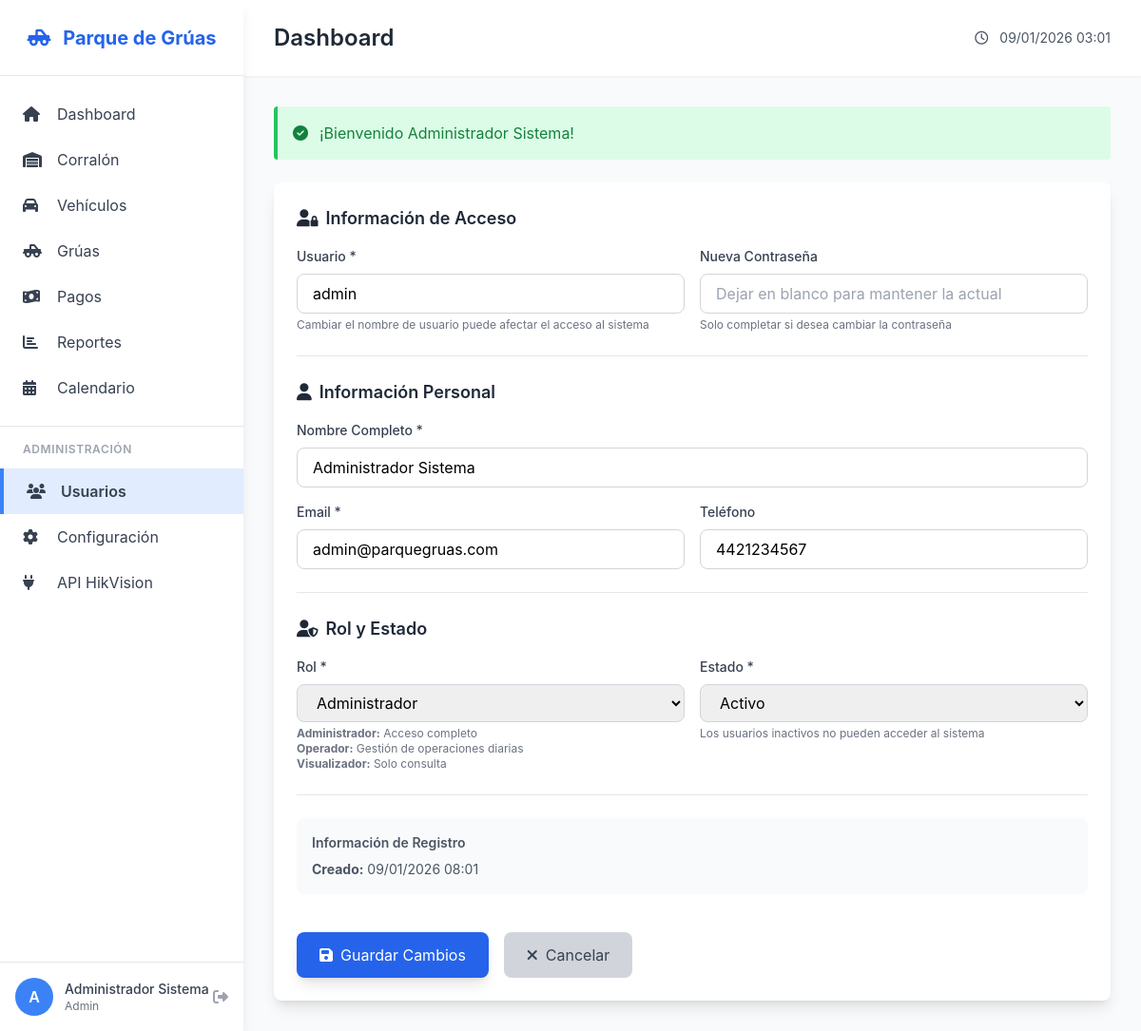
Page /users/edit/1 (signed in) on the committed database.
### tables this page shows
CREATE TABLE IF NOT EXISTS users (
    id INT AUTO_INCREMENT PRIMARY KEY,
    username VARCHAR(50) UNIQUE NOT NULL,
    password VARCHAR(255) NOT NULL,
    full_name VARCHAR(100) NOT NULL,
    email VARCHAR(100) UNIQUE NOT NULL,
    role ENUM('admin', 'operator', 'viewer') DEFAULT 'operator',
    phone VARCHAR(20),
    status ENUM('active', 'inactive') DEFAULT 'active',
    created_at TIMESTAMP DEFAULT CURRENT_TIMESTAMP,
    updated_at TIMESTAMP DEFAULT CURRENT_TIMESTAMP ON UPDATE CURRENT_TIMESTAMP
);

### app/controllers/UsersController.php (called while the page is built, shortened)
<?php
require_once __DIR__ . '/Controller.php';
class UsersController extends Controller {
    public function edit($id) {
        $userModel = $this->model('User');
        $user = $userModel->getById($id);
        require_once __DIR__ . '/../views/users/edit.php';
        require_once __DIR__ . '/../views/layouts/main.php';
    }
}

### config/Router.php (called while the page is built, shortened)
<?php
class Router {
    private $controller = 'DashboardController';
    private $method = 'index';
    public function __construct() {
        $url = $this->parseUrl();
        $controllerName = ucfirst($url[0]) . 'Controller';
        $controllerPath = __DIR__ . '/../app/controllers/' . $controllerName . '.php';
        if (file_exists($controllerPath)) {
            $this->controller = $controllerName;
            unset($url[0]);
        }
        if (isset($url[1])) {
            if (method_exists($this->controller, $url[1])) {
                $this->method = $url[1];
                unset($url[1]);
            }
        }
        $this->params = $url ? array_values($url) : [];
        call_user_func_array([$this->controller, $this->method], $this->params);
    }
    private function parseUrl() {
        if (isset($_GET['url'])) {
            $url = rtrim($_GET['url'], '/');
            $url = filter_var($url, FILTER_SANITIZE_URL);
            $url = explode('/', $url);
            return $url;
        }
        return [];
    }
    private function loadController() {
        $this->controller = new $this->controller;
    }
}

### public/index.php (called while the page is built, shortened)
<?php
require_once __DIR__ . '/../config/Database.php';
require_once __DIR__ . '/../config/Router.php';
require_once __DIR__ . '/../app/controllers/Controller.php';
require_once __DIR__ . '/../app/models/Model.php';
$router = new Router();

### app/controllers/Controller.php (called while the page is built, shortened)
<?php
class Controller {
    protected function model($model) {
        $modelPath = __DIR__ . '/../models/' . $model . '.php';
        if (file_exists($modelPath)) {
            return new $model();
        } else {
            die('El modelo ' . $model . ' no existe');
        }
    }
}

### config/Database.php (called while the page is built, shortened)
<?php
class Database {
    private static $instance = null;
    private $connection;
    private function __construct() {
        try {
            $dsn = 'mysql:host=' . DB_HOST . ';dbname=' . DB_NAME . ';charset=' . DB_CHARSET;
            $options = [
                PDO::ATTR_ERRMODE => PDO::ERRMODE_EXCEPTION,
                PDO::ATTR_DEFAULT_FETCH_MODE => PDO::FETCH_ASSOC,
                PDO::ATTR_EMULATE_PREPARES => false,
            ];
            $this->connection = new PDO($dsn, DB_USER, DB_PASS, $options);
        } catch (PDOException $e) {
            die('Error de conexión a la base de datos: ' . $e->getMessage());
        }
    }
    public static function getInstance() {
        if (self::$instance === null) {
            self::$instance = new self();
        }
        return self::$instance;
    }
    public function getConnection() {
        return $this->connection;
    }
}

### app/models/Model.php (called while the page is built, shortened)
<?php
class Model {
    protected $db;
    protected $table;
    public function __construct() {
        $this->db = Database::getInstance()->getConnection();
    }
    public function getById($id) {
        $stmt = $this->db->prepare("SELECT * FROM {$this->table} WHERE id = ?");
        $stmt->execute([$id]);
        return $stmt->fetch();
    }
}

### app/views/users/edit.php (the view, shortened to what this page needs)
<div class="bg-white rounded-lg shadow-lg p-6">
    <form method="POST" action="<?php echo BASE_URL; ?>/users/update/<?php echo $user['id']; ?>" class="space-y-6">
        <div>
            <h3 class="text-lg font-semibold text-gray-800 mb-4">
                <i class="fas fa-user-lock mr-2"></i>Información de Acceso
            </h3>
            <div class="grid grid-cols-1 md:grid-cols-2 gap-4">
                <div>
                    <label class="block text-sm font-medium text-gray-700 mb-2">Usuario *</label>
                    <input type="text" name="username" required
                           value="<?php echo htmlspecialchars($user['username']); ?>"
                           class="w-full px-4 py-2 border border-gray-300 rounded-lg focus:ring-2 focus:ring-blue-500"
                           placeholder="Nombre de usuario">
                    <p class="text-xs text-gray-500 mt-1">Cambiar el nombre de usuario puede afectar el acceso al sistema</p>
                </div>
                <div>
                    <label class="block text-sm font-medium text-gray-700 mb-2">Nueva Contraseña</label>
                    <input type="password" name="password"
                           class="w-full px-4 py-2 border border-gray-300 rounded-lg focus:ring-2 focus:ring-blue-500"
                           placeholder="Dejar en blanco para mantener la actual">
                    <p class="text-xs text-gray-500 mt-1">Solo completar si desea cambiar la contraseña</p>
                </div>
            </div>
        </div>
        <div class="border-t pt-6">
            <h3 class="text-lg font-semibold text-gray-800 mb-4">
                <i class="fas fa-user mr-2"></i>Información Personal
            </h3>
            <div class="grid grid-cols-1 md:grid-cols-2 gap-4">
                <div class="md:col-span-2">
                    <label class="block text-sm font-medium text-gray-700 mb-2">Nombre Completo *</label>
                    <input type="text" name="full_name" required
                           value="<?php echo htmlspecialchars($user['full_name']); ?>"
                           class="w-full px-4 py-2 border border-gray-300 rounded-lg focus:ring-2 focus:ring-blue-500"
                           placeholder="Nombre completo del usuario">
                </div>
                <div>
                    <label class="block text-sm font-medium text-gray-700 mb-2">Email *</label>
                    <input type="email" name="email" required
                           value="<?php echo htmlspecialchars($user['email']); ?>"
                           class="w-full px-4 py-2 border border-gray-300 rounded-lg focus:ring-2 focus:ring-blue-500"
                           placeholder="correo@ejemplo.com">
                </div>
                <div>
                    <label class="block text-sm font-medium text-gray-700 mb-2">Teléfono</label>
                    <input type="text" name="phone"
                           value="<?php echo htmlspecialchars($user['phone']); ?>"
                           class="w-full px-4 py-2 border border-gray-300 rounded-lg focus:ring-2 focus:ring-blue-500"
                           placeholder="(442) 123-4567">
                </div>
            </div>
        </div>
        <?php if ($_SESSION['role'] === 'admin'): ?>
        <div class="border-t pt-6">
            <h3 class="text-lg font-semibold text-gray-800 mb-4">
                <i class="fas fa-user-shield mr-2"></i>Rol y Estado
            </h3>
            <div class="grid grid-cols-1 md:grid-cols-2 gap-4">
                <div>
                    <label class="block text-sm font-medium text-gray-700 mb-2">Rol *</label>
                    <select name="role" required
                            class="w-full px-4 py-2 border border-gray-300 rounded-lg focus:ring-2 focus:ring-blue-500">
                        <option value="admin" <?php echo $user['role'] === 'admin' ? 'selected' : ''; ?>>Administrador</option>
                    </select>
                    <p class="text-xs text-gray-500 mt-1">
                        <strong>Administrador:</strong> Acceso completo<br>
                        <strong>Operador:</strong> Gestión de operaciones diarias<br>
                        <strong>Visualizador:</strong> Solo consulta
                    </p>
                </div>
                <div>
                    <label class="block text-sm font-medium text-gray-700 mb-2">Estado *</label>
                    <select name="status" required
                            class="w-full px-4 py-2 border border-gray-300 rounded-lg focus:ring-2 focus:ring-blue-500">
                        <option value="active" <?php echo $user['status'] === 'active' ? 'selected' : ''; ?>>Activo</option>
                    </select>
                    <p class="text-xs text-gray-500 mt-1">Los usuarios inactivos no pueden acceder al sistema</p>
                </div>
            </div>
        </div>
        <?php endif; ?>
        <div class="border-t pt-6">
            <div class="bg-gray-50 p-4 rounded-lg">
                <h4 class="text-sm font-semibold text-gray-600 mb-2">Información de Registro</h4>
                <div class="text-sm text-gray-600 space-y-1">
                    <p><strong>Creado:</strong> <?php echo date('d/m/Y H:i', strtotime($user['created_at'])); ?></p>
                </div>
            </div>
        </div>
        <div class="flex gap-4 pt-4">
            <button type="submit"
                    class="bg-blue-600 text-white px-6 py-3 rounded-lg hover:bg-blue-700 transition shadow-lg">
                <i class="fas fa-save mr-2"></i>Guardar Cambios
            </button>
            <a href="<?php echo BASE_URL; ?>/users/details/<?php echo $user['id']; ?>"
               class="bg-gray-300 text-gray-700 px-6 py-3 rounded-lg hover:bg-gray-400 transition">
                <i class="fas fa-times mr-2"></i>Cancelar
            </a>
        </div>
    </form>
</div>

### app/views/layouts/main.php (style rules this page uses)
body { font-family: 'Inter', -apple-system, BlinkMacSystemFont, 'Segoe UI', Roboto, sans-serif; }

### rows in the picture
users: username "admin", full_name "Administrador Sistema", email "admin@parquegruas.com", phone "4421234567", role "Administrador", status "Activo", created_at "09/01/2026 08:01"

### other values in the picture
substr($_SESSION['full_name'] ?? 'U', 0, 1) "A"
$_SESSION['full_name'] "Administrador Sistema"
$_SESSION['role'] "Admin"
$title "Dashboard"
$_SESSION['success'] "¡Bienvenido Administrador Sistema!"
